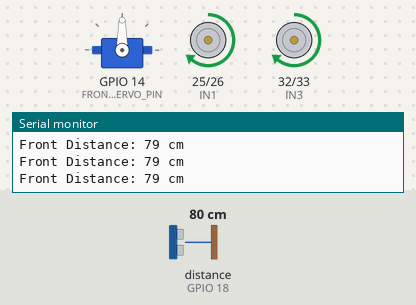
A sketch run on a simulated ESP32. Parts: servo, motor-driver pin pairs drawn as motors (green arrow = first pin HIGH = forward, orange = second pin HIGH = backward, longer = more drive, scaled by the enable pin), the last lines printed to the serial monitor. Wiring (inferred from the names in the program): ultrasonic range finder: trigger GPIO 5; echo GPIO 18. The inputs (shaded band) are chosen by the test bench; at power-on: distance to the obstacle (sensor on GPIO 18) 80 cm. The echo pulse lasts 58.3 µs per cm.

Above: at 2.7 s.
2.8 s: distance to the obstacle (sensor on GPIO 18) set to 33 cm
4.3 s: distance to the obstacle (sensor on GPIO 18) set to 28 cm
At 6.9 s:
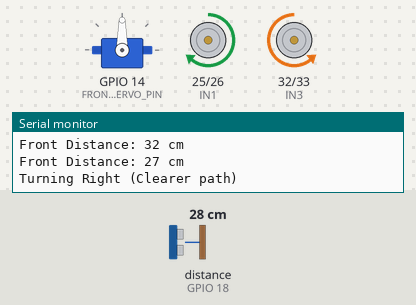
7.3 s: distance to the obstacle (sensor on GPIO 18) set to 35 cm
At 7.7 s:
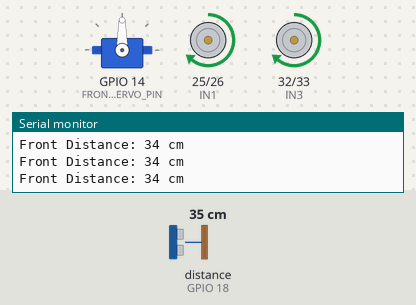
8.9 s: distance to the obstacle (sensor on GPIO 18) set to 2 cm
At 12.2 s:
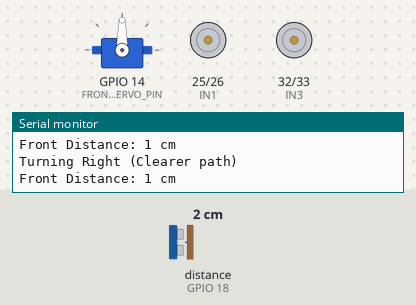
Timing chart, 0 to 12.9 s (numbered marks = the images above; inputs shaded):
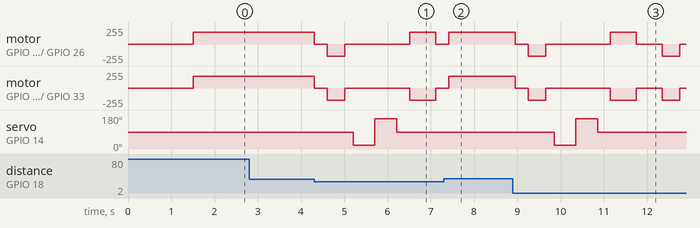

Measured:
- the behaviour switches between 32 and 31 cm on distance to the obstacle (sensor on GPIO 18) (found by bisection; images 0 and 1)
- after the input at 7.3 s, servo on GPIO 14 (FRONT_SERVO_PIN): stays 90° (without the input it goes to 20° after 1.0 s)

The sketch:

automovingcode-code.ino
```cpp
#include <Arduino.h>
#include <ESP32Servo.h>

// ==========================================
// 🛠️ 1. مداخل المحركات (L298N)
// ==========================================
const int ENA = 2;
const int IN1 = 25;
const int IN2 = 26;
const int IN3 = 32;
const int IN4 = 33;
const int ENB = 15;

// ==========================================
// 🎯 2. الحساسات والسيرفو
// ==========================================
const int TRIG_PIN = 5;
const int ECHO_PIN = 18;
const int FRONT_SERVO_PIN = 14;

Servo frontServo;

// ==========================================
// 🚗 دوال الحركة
// ==========================================
void moveForward() {
  digitalWrite(IN1, HIGH); digitalWrite(IN2, LOW);
  digitalWrite(IN3, HIGH); digitalWrite(IN4, LOW);
}

void moveBackward() {
  digitalWrite(IN1, LOW); digitalWrite(IN2, HIGH);
  digitalWrite(IN3, LOW); digitalWrite(IN4, HIGH);
}

void turnLeft() {
  digitalWrite(IN1, LOW); digitalWrite(IN2, HIGH);
  digitalWrite(IN3, HIGH); digitalWrite(IN4, LOW);
}

void turnRight() {
  digitalWrite(IN1, HIGH); digitalWrite(IN2, LOW);
  digitalWrite(IN3, LOW); digitalWrite(IN4, HIGH);
}

void stopRobot() {
  digitalWrite(IN1, LOW); digitalWrite(IN2, LOW);
  digitalWrite(IN3, LOW); digitalWrite(IN4, LOW);
}

// قراءة المسافة بدقة
long getDistance() {
  digitalWrite(TRIG_PIN, LOW);
  delayMicroseconds(2);
  digitalWrite(TRIG_PIN, HIGH);
  delayMicroseconds(10);
  digitalWrite(TRIG_PIN, LOW);
  long duration = pulseIn(ECHO_PIN, HIGH, 30000);
  long cm = duration * 0.034 / 2;
  return cm == 0 ? 999 : cm;
}

void setup() {
  Serial.begin(115200);
  delay(1000);

  // إعداد دبابيس المحركات
  pinMode(ENA, OUTPUT); pinMode(ENB, OUTPUT);
  pinMode(IN1, OUTPUT); pinMode(IN2, OUTPUT);
  pinMode(IN3, OUTPUT); pinMode(IN4, OUTPUT);

  // ضبط سرعة مناسبة وثابتة للحركة الذاتية (قيمة من 0 إلى 255)
  analogWrite(ENA, 180);
  analogWrite(ENB, 180);

  // إعداد الحساسات
  pinMode(TRIG_PIN, OUTPUT);
  pinMode(ECHO_PIN, INPUT);

  // إعداد السيرفو وتوسيته للأمام
  frontServo.attach(FRONT_SERVO_PIN);
  frontServo.write(90);
  delay(500);

  Serial.println("Stark Autonomous Mode Initialized!");
}

void loop() {
  long distance = getDistance();
  Serial.print("Front Distance: ");
  Serial.print(distance);
  Serial.println(" cm");

  if (distance > 30) {
    // الطريق آمن، تابع التقدم للأمام
    moveForward();
  } else {
    // تم رصد عائق! توقف أولاً
    stopRobot();
    delay(300);

    // تراجع قليلاً للخلف لمنع الاصطدام ولإعطاء مجال للاستدارة
    moveBackward();
    delay(400);
    stopRobot();
    delay(200);

    // التفت بالسيرفو يميناً واقرأ المسافة
    frontServo.write(20);
    delay(500);
    long rightDist = getDistance();

    // التفت بالسيرفو يساراً واقرأ المسافة
    frontServo.write(160);
    delay(500);
    long leftDist = getDistance();

    // أعد السيرفو للوسط (للأمام)
    frontServo.write(90);
    delay(300);

    // قارن المسافات واتخذ القرار
    if (leftDist > rightDist) {
      Serial.println("Turning Left (Clearer path)");
      turnLeft();
      delay(600); // زمن الاستدارة
    } else {
      Serial.println("Turning Right (Clearer path)");
      turnRight();
      delay(600); // زمن الاستدارة
    }
    stopRobot();
    delay(200);
  }

  delay(100);
}
```
